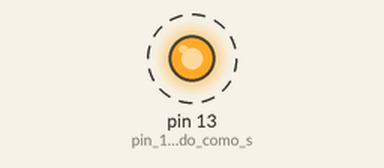
Simulated run of this sketch. Board: Arduino Uno, built with avr-gcc and run on an emulated ATmega328P. On the bench: output pins drawn as LEDs (lit = HIGH). Dashed ring = blinking.

Above: at 1.0 s.
Timing chart, 0 to 4.8 s (numbered marks = the images above):
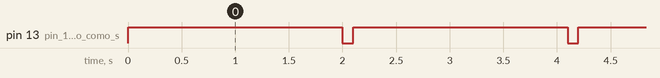

Measured:
- by itself, pin 13 (pin_13_configurado_como_s): alternates HIGH for 2.0 s and LOW for 0.10 s

The sketch:

blink_internal_led.ino
```cpp
//Código básico para prender y apagar el led de la placa arduino

void setup() {
  pinMode(13, OUTPUT);        //pin 13 configurado como salida
}

void loop() {
  digitalWrite(13, HIGH);     // pin 13 seteado en un nivel alto
  delay(2000);
  digitalWrite(13, LOW);     // pin 13 seteado en un nivel bajo
  delay(100);
}
```
